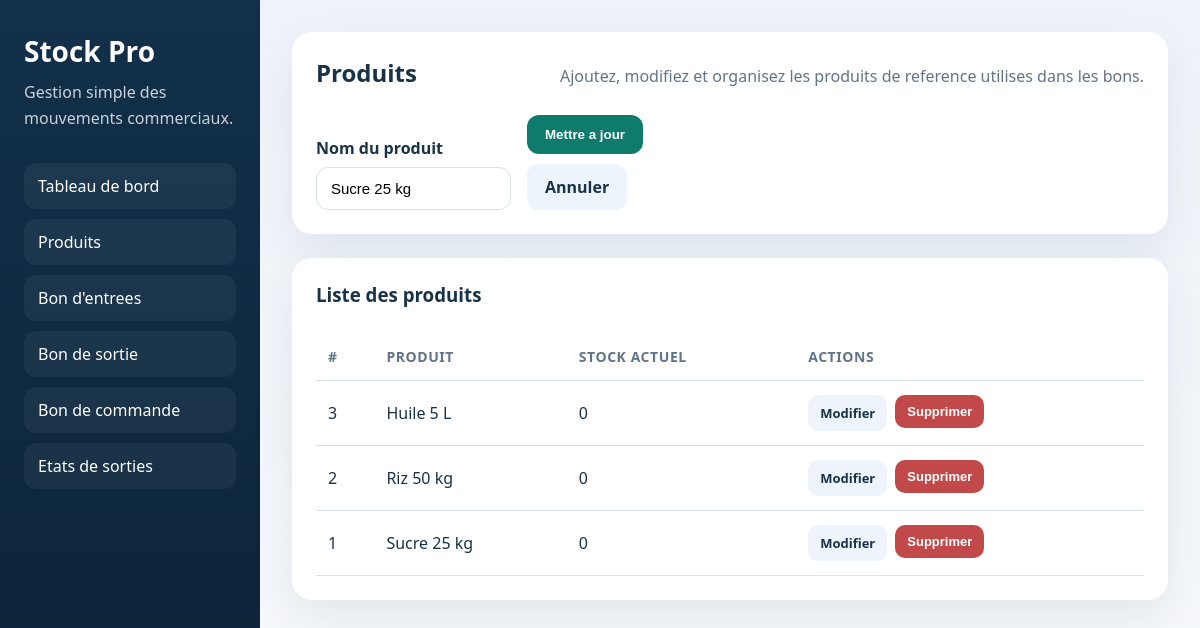
Page /produits.php?edit=1 on the committed database.
### tables this page shows
CREATE TABLE produits (
    id INT AUTO_INCREMENT PRIMARY KEY,
    nom VARCHAR(150) NOT NULL UNIQUE,
    stock INT NOT NULL DEFAULT 0,
    created_at TIMESTAMP DEFAULT CURRENT_TIMESTAMP
);

### produits.php (the view, shortened to what this page needs)
<?php
require_once 'connexion.php';
$editingId = isset($_GET['edit']) ? (int) $_GET['edit'] : 0;
$editProduit = null;
$produits = $pdo->query('SELECT id, nom, stock FROM produits ORDER BY nom ASC')->fetchAll();
if ($editingId > 0) {
    $stmt = $pdo->prepare('SELECT id, nom FROM produits WHERE id = ?');
    $stmt->execute([$editingId]);
    $editProduit = $stmt->fetch();
}
require_once 'includes/header.php';
?>
<section class="panel">
    <div class="panel-header">
        <h2>Produits</h2>
        <p>Ajoutez, modifiez et organisez les produits de reference utilises dans les bons.</p>
    </div>
    <form method="post" class="form-grid">
        <div>
            <label for="nom">Nom du produit</label>
            <input type="text" id="nom" name="nom" placeholder="Ex: Sucre 25 kg" value="<?php echo htmlspecialchars($editProduit['nom'] ?? ''); ?>" required>
        </div>
        <div class="form-action">
            <button type="submit" class="button"><?php echo $editProduit ? 'Mettre a jour' : 'Ajouter'; ?></button>
            <?php if ($editProduit): ?>
                <a class="button secondary" href="produits.php">Annuler</a>
            <?php endif; ?>
        </div>
    </form>
</section>
<section class="panel">
    <div class="panel-header">
        <h3>Liste des produits</h3>
    </div>
    <div class="table-wrapper">
        <table>
            <thead>
                <tr>
                    <th>#</th>
                    <th>Produit</th>
                    <th>Stock actuel</th>
                    <th>Actions</th>
                </tr>
            </thead>
            <tbody>
                <?php if (empty($produits)): ?>
                    <tr>
                        <td colspan="4">Aucun produit disponible.</td>
                    </tr>
                <?php else: ?>
                    <?php foreach ($produits as $produit): ?>
                        <tr>
                            <td><?php echo $produit['id']; ?></td>
                            <td><?php echo htmlspecialchars($produit['nom']); ?></td>
                            <td><?php echo (int) $produit['stock']; ?></td>
                            <td>
                                <div class="actions">
                                    <a class="button secondary small" href="produits.php?edit=<?php echo $produit['id']; ?>">Modifier</a>
                                    <form method="post" class="inline-form" onsubmit="return confirm('Supprimer ce produit ?');">
                                        <button type="submit" class="button danger small">Supprimer</button>
                                    </form>
                                </div>
                            </td>
                        </tr>
                    <?php endforeach; ?>
                <?php endif; ?>
            </tbody>
        </table>
    </div>
</section>
<?php require_once 'includes/footer.php'; ?>

### style.css (style rules this page uses)
:root { --bg: #f3f6fb; --panel: #ffffff; --sidebar: #12304a; --sidebar-soft: #1c476b; --text: #183247; --muted: #617487; --border: #d8e0ea; --primary: #0f7b6c; --primary-hover: #0c675a; --danger: #b54747; --success-bg: #e8f7f0; --danger-bg: #fdeeee; --shadow: 0 18px 45px rgba(18, 48, 74, 0.08); }
* { box-sizing: border-box; }
body { margin: 0; font-family: "Segoe UI", Tahoma, Geneva, Verdana, sans-serif; background: linear-gradient(180deg, #eef3f9 0%, #f7f9fc 100%); color: var(--text); }
.hero, .panel { background: var(--panel); border-radius: 20px; padding: 24px; box-shadow: var(--shadow); margin-bottom: 24px; }
.hero h2, .panel h2, .panel h3 { margin-top: 0; margin-bottom: 8px; }
.hero p, .panel p { margin: 0; color: var(--muted); line-height: 1.6; }
.panel-header { display: flex; justify-content: space-between; align-items: center; gap: 16px; margin-bottom: 18px; }
.form-grid { display: grid; grid-template-columns: repeat(4, minmax(0, 1fr)); gap: 16px; align-items: end; }
label { display: block; margin-bottom: 8px; font-weight: 600; }
input, select { width: 100%; padding: 12px 14px; border: 1px solid var(--border); border-radius: 12px; font-size: 15px; background: #ffffff; }
.button { display: inline-flex; align-items: center; justify-content: center; border: none; border-radius: 12px; padding: 12px 18px; background: var(--primary); color: #ffffff; text-decoration: none; font-weight: 600; cursor: pointer; transition: background 0.2s ease; }
.button.secondary { background: #edf4fb; color: var(--text); }
.button.danger { background: #c14949; color: #ffffff; }
.button.small { padding: 9px 12px; font-size: 13px; border-radius: 10px; }
.table-wrapper { overflow-x: auto; }
table { width: 100%; border-collapse: collapse; }
th, td { text-align: left; padding: 14px 12px; border-bottom: 1px solid var(--border); vertical-align: middle; }
th { color: var(--muted); font-size: 14px; text-transform: uppercase; letter-spacing: 0.04em; }
.actions { display: flex; gap: 8px; flex-wrap: wrap; }
.inline-form { margin: 0; }
.form-action { display: flex; gap: 10px; flex-wrap: wrap; }

### rows in the picture
produits: nom "Sucre 25 kg", id "1", stock "0"
produits: id "3", nom "Huile 5 L", stock "0"
produits: id "2", nom "Riz 50 kg", stock "0"
